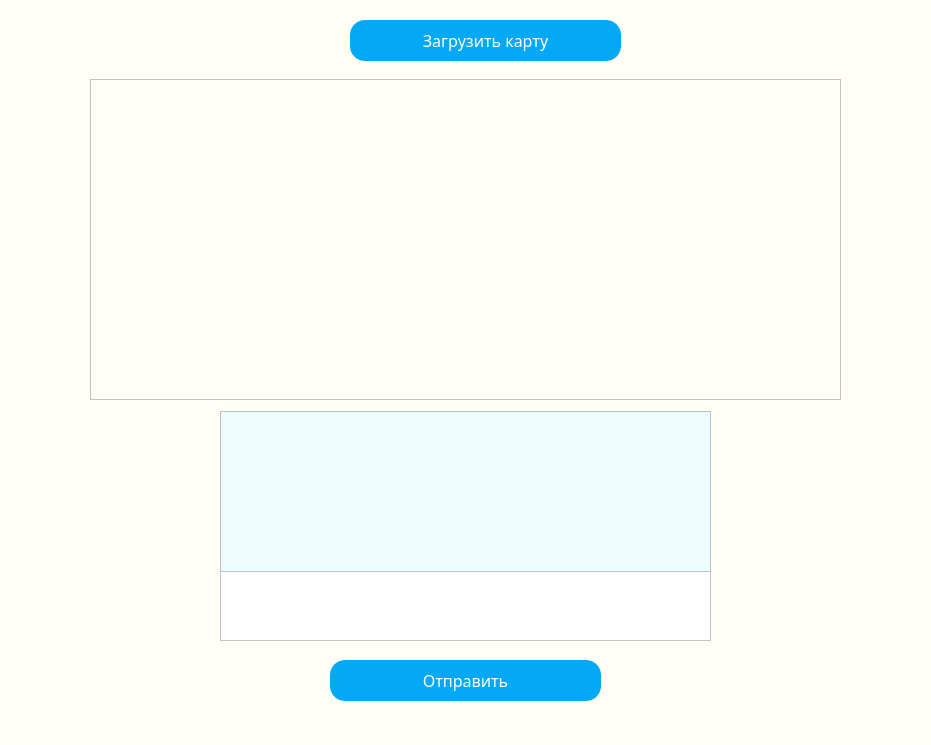
<?xml version="1.0" encoding="UTF-8"?>
<ui version="4.0">
 <class>interface_player</class>
 <widget class="QMainWindow" name="interface_player">
  <property name="geometry">
   <rect>
    <x>0</x>
    <y>0</y>
    <width>931</width>
    <height>745</height>
   </rect>
  </property>
  <property name="minimumSize">
   <size>
    <width>800</width>
    <height>600</height>
   </size>
  </property>
  <property name="windowTitle">
   <string>Project</string>
  </property>
  <property name="styleSheet">
   <string notr="true">background: #fffdf5;</string>
  </property>
  <widget class="QWidget" name="centralwidget">
   <widget class="QPlainTextEdit" name="plainTextEdit">
    <property name="geometry">
     <rect>
      <x>220</x>
      <y>570</y>
      <width>491</width>
      <height>71</height>
     </rect>
    </property>
    <property name="styleSheet">
     <string notr="true">background: white;
font-size: 12pt;
font-family: Century Gothic, sans-serif;</string>
    </property>
   </widget>
   <widget class="QPushButton" name="send_msg_btn">
    <property name="geometry">
     <rect>
      <x>330</x>
      <y>660</y>
      <width>271</width>
      <height>41</height>
     </rect>
    </property>
    <property name="styleSheet">
     <string notr="true">QPushButton
{
	background: #03a9f4;
	color: #fff;
	border-radius: 15px;
	font-size: 12pt;
	font-family: Century Gothic, sans-serif;
}

QPushButton:hover
{
    background-color:#64bee8;
}

QPushButton:pressed
{
    background-color:#03a9f4;
}</string>
    </property>
    <property name="text">
     <string>Отправить</string>
    </property>
   </widget>
   <widget class="QFrame" name="frame">
    <property name="geometry">
     <rect>
      <x>90</x>
      <y>79</y>
      <width>751</width>
      <height>321</height>
     </rect>
    </property>
    <property name="frameShape">
     <enum>QFrame::StyledPanel</enum>
    </property>
    <property name="frameShadow">
     <enum>QFrame::Raised</enum>
    </property>
   </widget>
   <widget class="QTextBrowser" name="textBrowser">
    <property name="geometry">
     <rect>
      <x>220</x>
      <y>411</y>
      <width>491</width>
      <height>161</height>
     </rect>
    </property>
    <property name="styleSheet">
     <string notr="true">background: #edfcff;
font-size: 12pt;
font-family: Century Gothic, sans-serif;</string>
    </property>
   </widget>
   <widget class="QPushButton" name="download_btn">
    <property name="geometry">
     <rect>
      <x>350</x>
      <y>20</y>
      <width>271</width>
      <height>41</height>
     </rect>
    </property>
    <property name="styleSheet">
     <string notr="true">QPushButton
{
	background: #03a9f4;
	color: #fff;
	border-radius: 15px;
	font-size: 12pt;
	font-family: Century Gothic, sans-serif;
}

QPushButton:hover
{
    background-color:#64bee8;
}

QPushButton:pressed
{
    background-color:#03a9f4;
}</string>
    </property>
    <property name="text">
     <string>Загрузить карту</string>
    </property>
   </widget>
  </widget>
  <widget class="QStatusBar" name="statusbar"/>
 </widget>
 <resources/>
 <connections/>
</ui>
